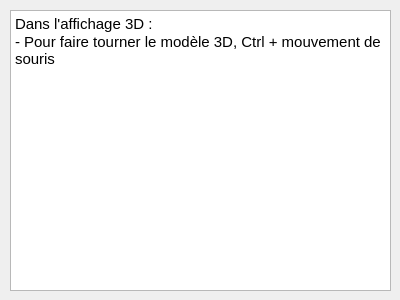
<?xml version="1.0" encoding="UTF-8"?>
<ui version="4.0">
 <class>HelpWindow</class>
 <widget class="QDialog" name="HelpWindow">
  <property name="geometry">
   <rect>
    <x>0</x>
    <y>0</y>
    <width>400</width>
    <height>300</height>
   </rect>
  </property>
  <property name="windowTitle">
   <string>Aide</string>
  </property>
  <widget class="QTextEdit" name="textEdit_helpWindow">
   <property name="geometry">
    <rect>
     <x>10</x>
     <y>10</y>
     <width>381</width>
     <height>281</height>
    </rect>
   </property>
   <property name="readOnly">
    <bool>true</bool>
   </property>
   <property name="html">
    <string>&lt;!DOCTYPE HTML PUBLIC &quot;-//W3C//DTD HTML 4.0//EN&quot; &quot;http://www.w3.org/TR/REC-html40/strict.dtd&quot;&gt;
&lt;html&gt;&lt;head&gt;&lt;meta name=&quot;qrichtext&quot; content=&quot;1&quot; /&gt;&lt;style type=&quot;text/css&quot;&gt;
p, li { white-space: pre-wrap; }
&lt;/style&gt;&lt;/head&gt;&lt;body style=&quot; font-family:'Ubuntu'; font-size:11pt; font-weight:400; font-style:normal;&quot;&gt;
&lt;p style=&quot; margin-top:0px; margin-bottom:0px; margin-left:0px; margin-right:0px; -qt-block-indent:0; text-indent:0px;&quot;&gt;Dans l'affichage 3D :&lt;/p&gt;
&lt;p style=&quot; margin-top:0px; margin-bottom:0px; margin-left:0px; margin-right:0px; -qt-block-indent:0; text-indent:0px;&quot;&gt;- Pour faire tourner le modèle 3D, Ctrl + mouvement de souris&lt;/p&gt;&lt;/body&gt;&lt;/html&gt;</string>
   </property>
  </widget>
 </widget>
 <resources/>
 <connections/>
</ui>
